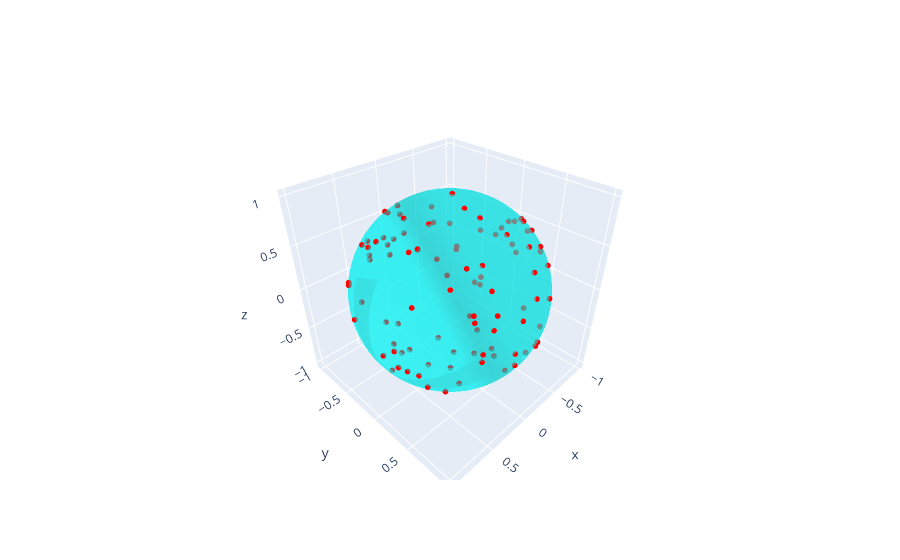

The cell this chart's notebook holds for it:
### Code cell
points = sample_faces(vertices, faces, 100)
points_uniform = samples_uniform_sphere(100)

x, y, z = vertices.T
i, j, k = faces.T

fig = go.Figure(data=[go.Mesh3d(x=x, y=y, z=z, i=i, j=j, k=k, color='cyan', opacity=0.50)])
fig.add_trace(go.Scatter3d(x=points[:,0], y=points[:,1], z=points[:,2], mode='markers', marker=dict(size=2, color='red')))
fig.show()
